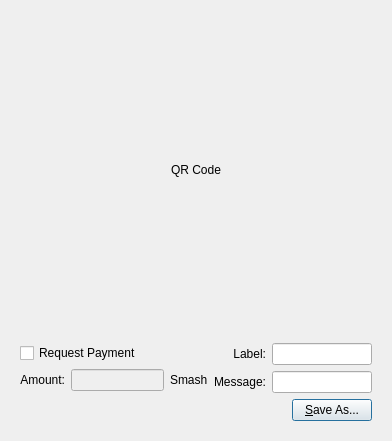
<?xml version="1.0" encoding="UTF-8"?>
<ui version="4.0">
 <class>QRCodeDialog</class>
 <widget class="QDialog" name="QRCodeDialog">
  <property name="geometry">
   <rect>
    <x>0</x>
    <y>0</y>
    <width>392</width>
    <height>441</height>
   </rect>
  </property>
  <property name="windowTitle">
   <string>Dialog</string>
  </property>
  <layout class="QVBoxLayout" name="verticalLayout_3">
   <item>
    <widget class="QLabel" name="lblQRCode">
     <property name="sizePolicy">
      <sizepolicy hsizetype="Expanding" vsizetype="Expanding">
       <horstretch>0</horstretch>
       <verstretch>0</verstretch>
      </sizepolicy>
     </property>
     <property name="minimumSize">
      <size>
       <width>300</width>
       <height>300</height>
      </size>
     </property>
     <property name="text">
      <string>QR Code</string>
     </property>
     <property name="alignment">
      <set>Qt::AlignCenter</set>
     </property>
     <property name="wordWrap">
      <bool>true</bool>
     </property>
    </widget>
   </item>
   <item>
    <widget class="QWidget" name="widget" native="true">
     <layout class="QVBoxLayout" name="verticalLayout_2">
      <item>
       <layout class="QHBoxLayout" name="horizontalLayout_2">
        <item>
         <layout class="QVBoxLayout" name="verticalLayout">
          <item>
           <widget class="QCheckBox" name="chkReqPayment">
            <property name="enabled">
             <bool>true</bool>
            </property>
            <property name="text">
             <string>Request Payment</string>
            </property>
           </widget>
          </item>
          <item>
           <layout class="QHBoxLayout" name="horizontalLayout">
            <item>
             <widget class="QLabel" name="lblAmount">
              <property name="sizePolicy">
               <sizepolicy hsizetype="Preferred" vsizetype="Maximum">
                <horstretch>0</horstretch>
                <verstretch>0</verstretch>
               </sizepolicy>
              </property>
              <property name="text">
               <string>Amount:</string>
              </property>
              <property name="alignment">
               <set>Qt::AlignRight|Qt::AlignTrailing|Qt::AlignVCenter</set>
              </property>
              <property name="buddy">
               <cstring>lnReqAmount</cstring>
              </property>
             </widget>
            </item>
            <item>
             <widget class="QLineEdit" name="lnReqAmount">
              <property name="enabled">
               <bool>false</bool>
              </property>
              <property name="minimumSize">
               <size>
                <width>60</width>
                <height>0</height>
               </size>
              </property>
              <property name="alignment">
               <set>Qt::AlignRight|Qt::AlignTrailing|Qt::AlignVCenter</set>
              </property>
             </widget>
            </item>
            <item>
             <widget class="QLabel" name="lblBTC">
              <property name="sizePolicy">
               <sizepolicy hsizetype="Preferred" vsizetype="Maximum">
                <horstretch>0</horstretch>
                <verstretch>0</verstretch>
               </sizepolicy>
              </property>
              <property name="text">
               <string>Smash</string>
              </property>
              <property name="buddy">
               <cstring>lnReqAmount</cstring>
              </property>
             </widget>
            </item>
           </layout>
          </item>
         </layout>
        </item>
        <item>
         <layout class="QGridLayout" name="gridLayout">
          <item row="0" column="0">
           <widget class="QLabel" name="lblLabel">
            <property name="text">
             <string>Label:</string>
            </property>
            <property name="alignment">
             <set>Qt::AlignRight|Qt::AlignTrailing|Qt::AlignVCenter</set>
            </property>
            <property name="buddy">
             <cstring>lnLabel</cstring>
            </property>
           </widget>
          </item>
          <item row="0" column="1">
           <widget class="QLineEdit" name="lnLabel">
            <property name="minimumSize">
             <size>
              <width>100</width>
              <height>0</height>
             </size>
            </property>
           </widget>
          </item>
          <item row="1" column="0">
           <widget class="QLabel" name="lblMessage">
            <property name="text">
             <string>Message:</string>
            </property>
            <property name="alignment">
             <set>Qt::AlignRight|Qt::AlignTrailing|Qt::AlignVCenter</set>
            </property>
            <property name="buddy">
             <cstring>lnMessage</cstring>
            </property>
           </widget>
          </item>
          <item row="1" column="1">
           <widget class="QLineEdit" name="lnMessage">
            <property name="minimumSize">
             <size>
              <width>100</width>
              <height>0</height>
             </size>
            </property>
           </widget>
          </item>
         </layout>
        </item>
       </layout>
      </item>
      <item>
       <layout class="QHBoxLayout" name="horizontalLayout_3">
        <item>
         <spacer name="horizontalSpacer">
          <property name="orientation">
           <enum>Qt::Horizontal</enum>
          </property>
          <property name="sizeHint" stdset="0">
           <size>
            <width>40</width>
            <height>20</height>
           </size>
          </property>
         </spacer>
        </item>
        <item>
         <widget class="QPushButton" name="btnSaveAs">
          <property name="text">
           <string>&amp;Save As...</string>
          </property>
         </widget>
        </item>
       </layout>
      </item>
     </layout>
    </widget>
   </item>
  </layout>
 </widget>
 <resources/>
 <connections>
  <connection>
   <sender>chkReqPayment</sender>
   <signal>clicked(bool)</signal>
   <receiver>lnReqAmount</receiver>
   <slot>setEnabled(bool)</slot>
   <hints>
    <hint type="sourcelabel">
     <x>92</x>
     <y>285</y>
    </hint>
    <hint type="destinationlabel">
     <x>98</x>
     <y>311</y>
    </hint>
   </hints>
  </connection>
 </connections>
</ui>
